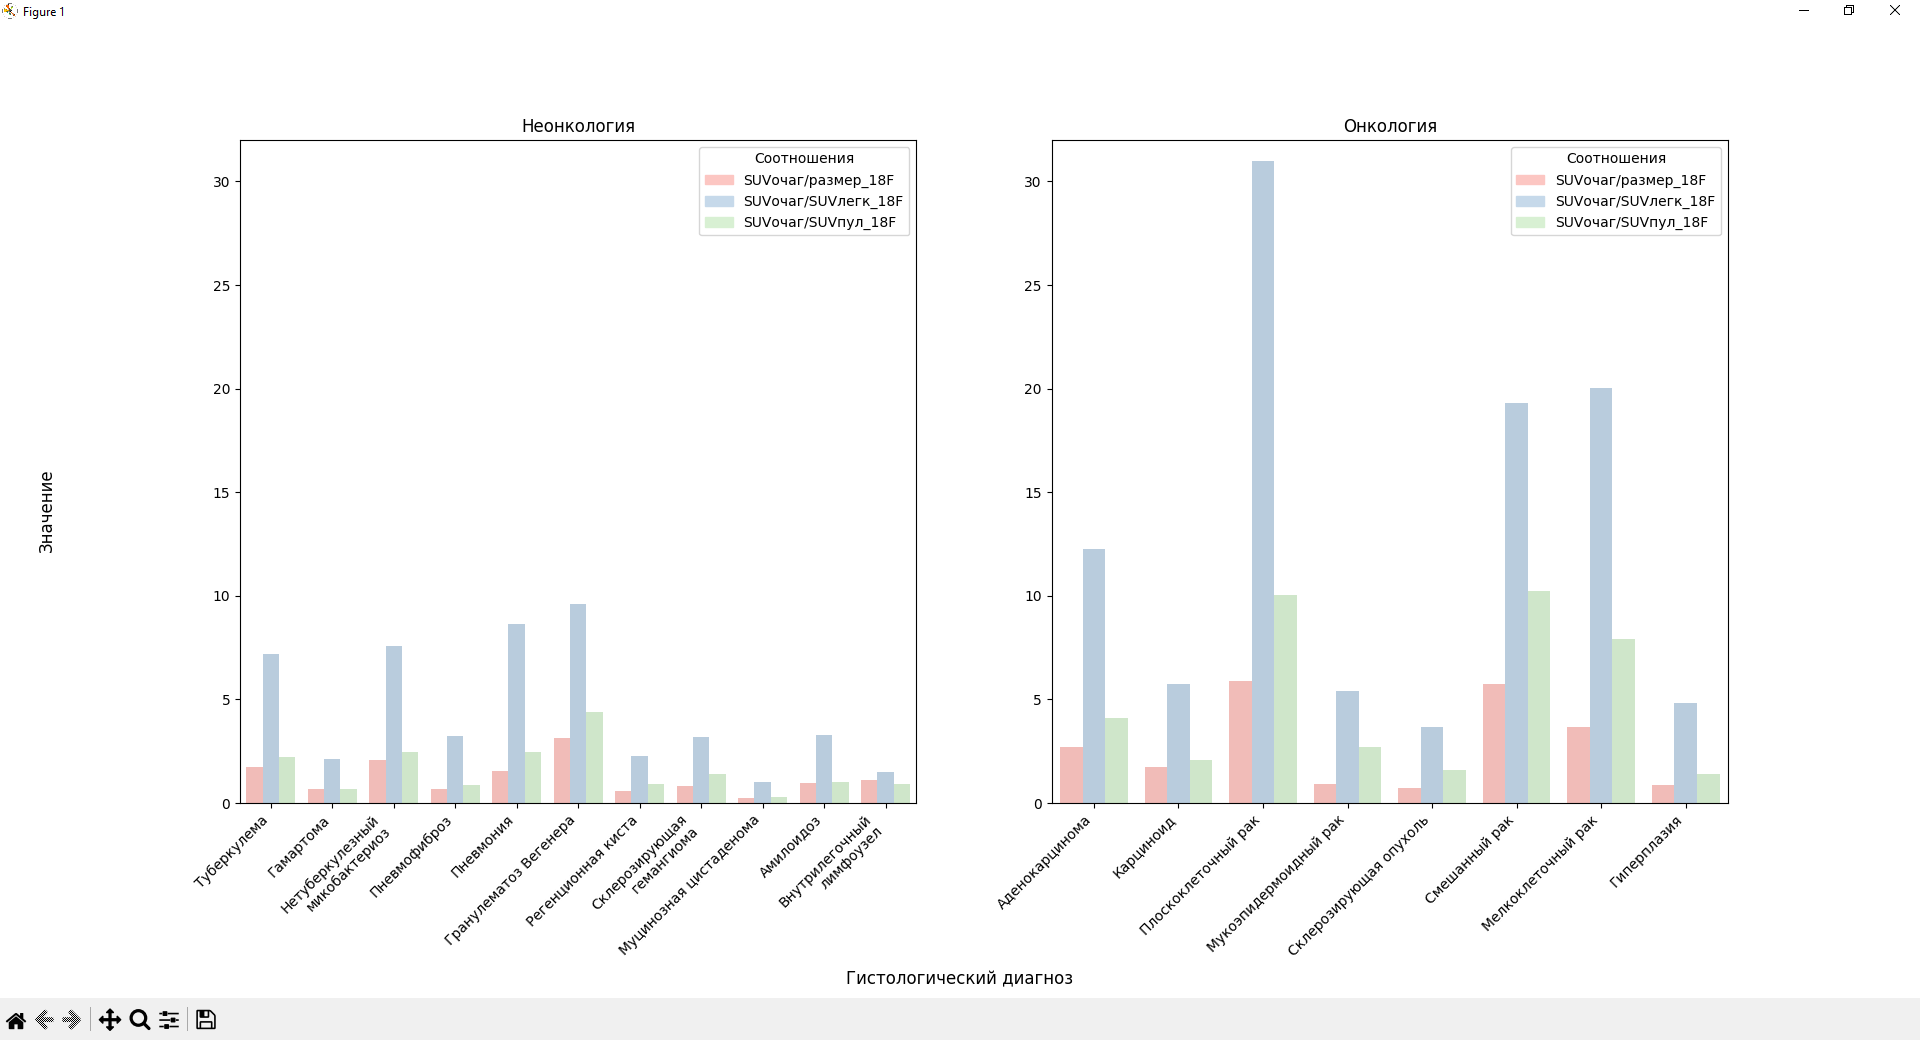

Source code (Python):
import pandas as pd
import numpy as np
import seaborn as sns
import matplotlib.pyplot as plt
import matplotlib.patches as mpatches

hyst = "Гистологический диагноз"
onk = "Онк/Неонк"
hystVals = [1, 2, 3, 4, 5, 6, 7, 8, 9, 10, 12, 13, 14, 15, 16, 17, 19, 20, 23]
hystOnk = [1, 2, 3, 6, 12, 13, 14, 15]
hystNonOnk = [4, 5, 7, 8, 9, 10, 16, 17, 19, 20, 23]
hystDict = { 1: "Аденокарцинома", 2: "Карциноид", 3: "Плоскоклеточный рак", 4: "Туберкулема", 5: "Гамартома",
             6: "Мукоэпидермоидный рак", 7: "Нетуберкулезный\nмикобактериоз", 8: "Пневмофиброз",
             9: "Пневмония", 10: "Гранулематоз Вегенера",
             12: "Склерозирующая опухоль", 13: "Смешанный рак", 14: "Мелкоклеточный рак", 15: "Гиперплазия",
             16: "Регенционная киста", 17: "Склерозирующая\nгемангиома", 19: "Муцинозная цистаденома",
             20: "Амилоидоз", 23: "Внутрилегочный\nлимфоузел" }
suvOchSizeF = "SUVочаг/размер_18F"
suvOchLungF = "SUVочаг/SUVлегк_18F"
suvOchPoolF = "SUVочаг/SUVпул_18F"

df = pd.read_excel("Data_exam.xlsx", header=1)
pd.set_option('display.max_columns', None)

tmpDF = df[[hyst, suvOchSizeF, suvOchLungF, suvOchPoolF]]

suvMeanNonOnk = pd.DataFrame({ hyst: [hystDict[x] for x in hystNonOnk],
                               suvOchSizeF: [tmpDF[tmpDF[hyst] == x][suvOchSizeF].mean() for x in hystNonOnk],
                               suvOchLungF: [tmpDF[tmpDF[hyst] == x][suvOchLungF].mean() for x in hystNonOnk],
                               suvOchPoolF: [tmpDF[tmpDF[hyst] == x][suvOchPoolF].mean() for x in hystNonOnk]})
suvMeanNonOnk = pd.melt(suvMeanNonOnk, id_vars=[hyst], value_vars=[suvOchSizeF, suvOchLungF, suvOchPoolF])

suvMeanOnk = pd.DataFrame({ hyst: [hystDict[x] for x in hystOnk],
                            suvOchSizeF: [tmpDF[tmpDF[hyst] == x][suvOchSizeF].mean() for x in hystOnk],
                            suvOchLungF: [tmpDF[tmpDF[hyst] == x][suvOchLungF].mean() for x in hystOnk],
                            suvOchPoolF: [tmpDF[tmpDF[hyst] == x][suvOchPoolF].mean() for x in hystOnk]})
suvMeanOnk = pd.melt(suvMeanOnk, id_vars=[hyst], value_vars=[suvOchSizeF, suvOchLungF, suvOchPoolF])

colors = [[252 / 255, 198 / 255, 194 / 255], [198 / 255, 217 / 255, 234 / 255], [216 / 255, 240 / 255, 211 / 255]]

fig, axes = plt.subplots(1, 2)
axes[0].set_title("Неонкология")
axes[1].set_title("Онкология")
g1 = sns.barplot(ax=axes[0], data=suvMeanNonOnk, x=hyst, y="value", hue="variable", palette="Pastel1")
g2 = sns.barplot(ax=axes[1], data=suvMeanOnk, x=hyst, y="value", hue="variable", palette="Pastel1")
g1.set_xticklabels(labels=[hystDict[x] for x in hystNonOnk], rotation=45, horizontalalignment='right')
g2.set_xticklabels(labels=[hystDict[x] for x in hystOnk], rotation=45, horizontalalignment='right')
g1.set(ylim=(0.0, 32.0), xlabel="", ylabel="")
g2.set(ylim=(0.0, 32.0), xlabel="", ylabel="")
fig.supxlabel(hyst)
fig.supylabel("Значение")
patches = [mpatches.Patch(color=colors[0], label=suvOchSizeF),
           mpatches.Patch(color=colors[1], label=suvOchLungF),
           mpatches.Patch(color=colors[2], label=suvOchPoolF)]
g1.legend(handles=patches, title="Соотношения")
g2.legend(handles=patches, title="Соотношения")

plt.show()
